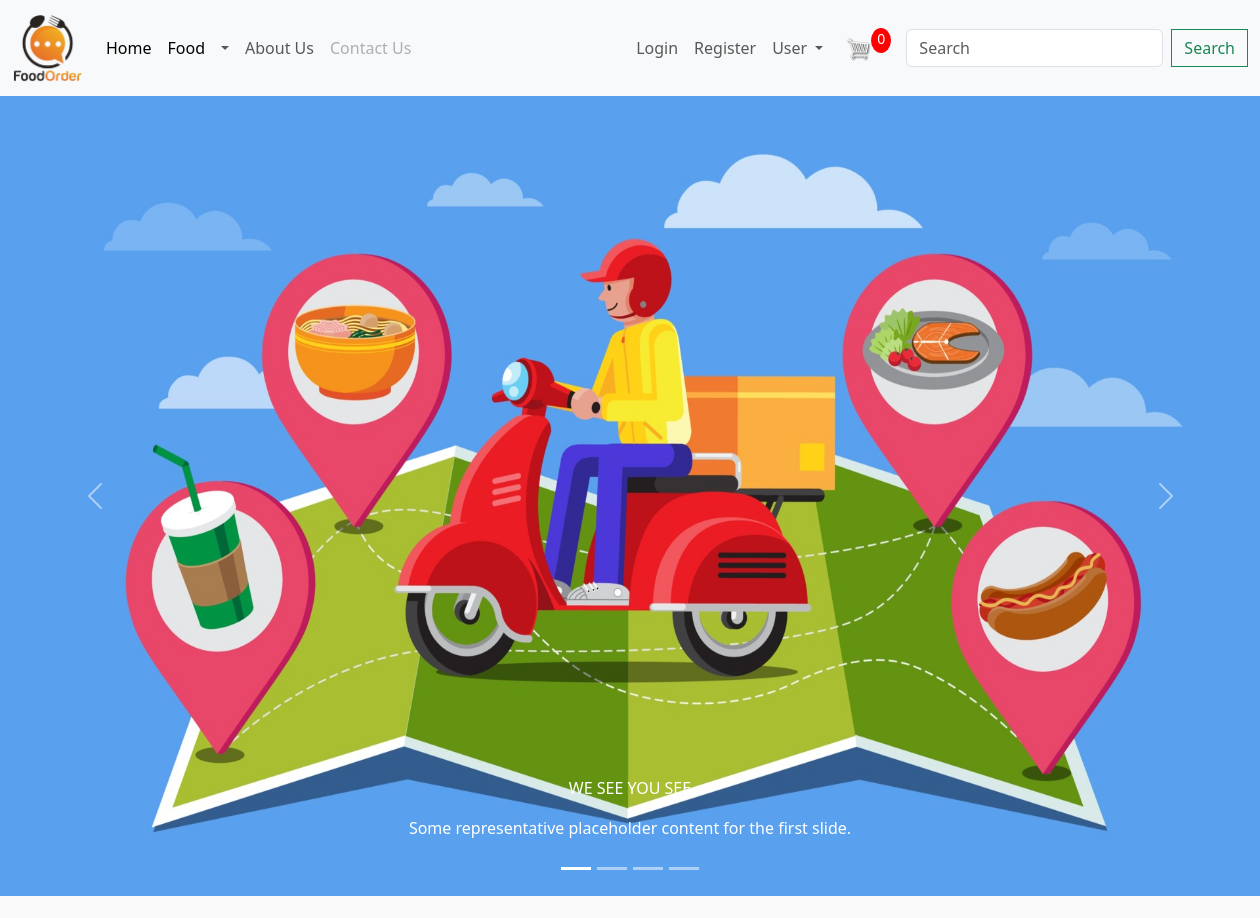
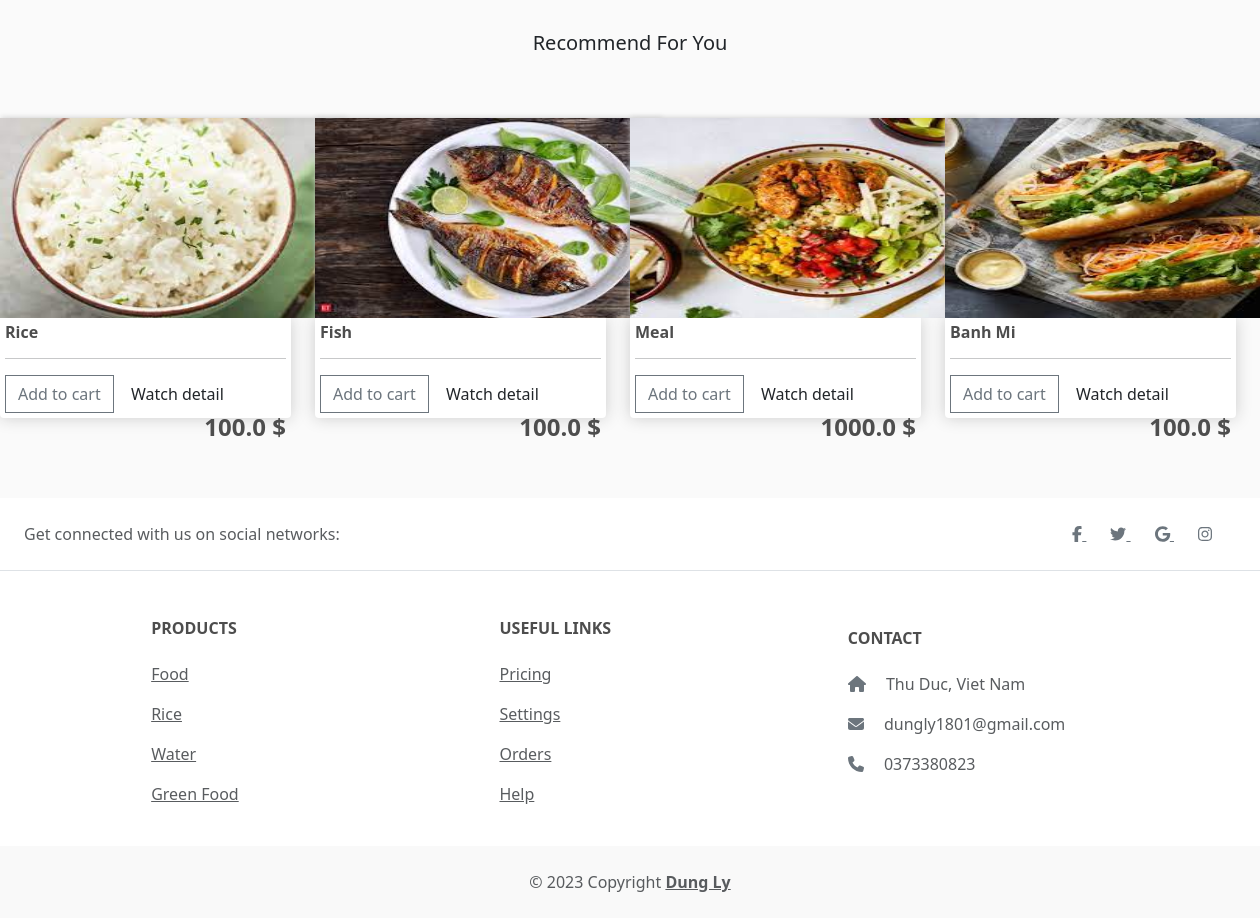
The page / on the database its author committed (2 pictures, top to bottom).
### app/models.py (models this page shows, shortened)
class Product(models.Model):
    name = models.CharField(max_length=200,null=True)
    price = models. FloatField()
    digital = models.BooleanField(default=False, null=True,blank=False)
    category = models.ManyToManyField(Category, related_name='product')
    image = models.ImageField(null=True, blank=True)
    detail = models.TextField(null=True, blank=True)
    @property
    def ImageURL(self):
        try:
            url = self.image.url
        except:
            url = ''
        return url

### app/views.py (the view)
# urls.py: 2. Add a URL to urlpatterns:  path('', views.home, name='home')
def home(request):
    if request.user.is_authenticated:
        customer = request.user
        order, created = Order.objects.get_or_create(customer = customer, complete = False)
        items = order.orderitem_set.all()
        cartItems = order.get_cart_items
        user_not_login = "hidden"
        user_login = "show"
    else:
        items = []
        order = {'get_cart_items':0, 'get_cart_total':0}
        cartItems = order['get_cart_items']
        user_not_login = "show"
        user_login = "hidden"
    categories = Category.objects.filter(is_sub=False)
    products = Product.objects.all()
    context={'categories':categories, 'products': products, 'cartItems': cartItems, 'user_not_login':user_not_login,'user_login':user_login }
    return render(request,'app/home.html', context)

### app/templates/app/home.html (shortened to what this page needs)
{% extends 'app/base.html' %}
{% load static %}
{% block banner_slider %}
<div id="carouselExampleCaptions" class="carousel slide">
    <div class="carousel-indicators">
      <button type="button" data-bs-target="#carouselExampleCaptions" data-bs-slide-to="0" class="active" aria-current="true" aria-label="Slide 1"></button>
      <button type="button" data-bs-target="#carouselExampleCaptions" data-bs-slide-to="1" aria-label="Slide 2"></button>
      <button type="button" data-bs-target="#carouselExampleCaptions" data-bs-slide-to="2" aria-label="Slide 3"></button>
      <button type="button" data-bs-target="#carouselExampleCaptions" data-bs-slide-to="3" aria-label="Slide 4"></button>
    </div>
    <div class="carousel-inner">
      <div class="carousel-item active">
        <img src="{% static 'app/images/banner/b1.jpg' %}" class="d-block w-100" alt="..." height='800'>
        <div class="carousel-caption d-none d-md-block">
          <p>WE SEE YOU SEE</p>
          <p>Some representative placeholder content for the first slide.</p>
        </div>
      </div>
    </div>
    <button class="carousel-control-prev" type="button" data-bs-target="#carouselExampleCaptions" data-bs-slide="prev">
      <span class="carousel-control-prev-icon" aria-hidden="true"></span>
    </button>
    <button class="carousel-control-next" type="button" data-bs-target="#carouselExampleCaptions" data-bs-slide="next">
      <span class="carousel-control-next-icon" aria-hidden="true"></span>
    </button>
  </div>
  {% endblock banner_slider%}
{% block recommendation %}
<div style="font-size: 20px; text-align: center; padding: 50px 50px 50px 50px; "> Recommend For You </div>
<div class="row" style="width:100%;">
  {% for product in products %}
  <div class="col-lg-3">
    <img class="thumbnail" src="{{product.ImageURL}}">
    <div class="box-element product">
      <h6> <strong> {{product.name}}</strong></h6>
      <hr>
      <button data-product={{product.id}} data-action="add" class="btn btn-outline-secondary add-btn update-cart "> Add to cart </button>
      <a class="btn btn-outline-successs" href="{% url 'detail' %}?id={{product.id}}"> Watch detail</a>
      <h4 style="display: inline-block; float: right"><strong>{{product.price}} $</strong></h4>
    </div>
  </div>
  {% endfor %}
</div>
{% endblock recommendation %}
{% block footer %}
<footer class="text-center text-lg-start bg-white text-muted mt-5">
  <section class="d-flex justify-content-center justify-content-lg-between p-4 border-bottom">
    <div class="me-5 d-none d-lg-block">
      <span>Get connected with us on social networks:</span>
    </div>
    <div>
      <a href="" class="me-4 link-secondary">
        <i class="fab fa-facebook-f"></i>
      </a>
      <a href="" class="me-4 link-secondary">
        <i class="fab fa-twitter"></i>
      </a>
      <a href="" class="me-4 link-secondary">
        <i class="fab fa-google"></i>
      </a>
      <a href="" class="me-4 link-secondary">
        <i class="fab fa-instagram"></i>
      </a>
    </div>
  </section>
  <section class="">
    <div class="container text-center text-md-start mt-5">
      <div class="row mt-3">
        <div class="col-md-2 col-lg-2 col-xl-2 mx-auto mb-4">
          <h6 class="text-uppercase fw-bold mb-4">
            Products
          </h6>
          <p>
            <a href="#!" class="text-reset">Food</a>
          </p>
          <p>
            <a href="#!" class="text-reset">Rice</a>
          </p>
          <p>
            <a href="#!" class="text-reset">Water</a>
          </p>
          <p>
            <a href="#!" class="text-reset">Green Food</a>
          </p>
        </div>
        <div class="col-md-3 col-lg-2 col-xl-2 mx-auto mb-4">
          <h6 class="text-uppercase fw-bold mb-4">
            Useful links
          </h6>
          <p>
            <a href="#!" class="text-reset">Pricing</a>
          </p>
          <p>
            <a href="#!" class="text-reset">Settings</a>
          </p>
          <p>
            <a href="#!" class="text-reset">Orders</a>
          </p>
          <p>
            <a href="#!" class="text-reset">Help</a>
          </p>
        </div>
        <div class="col-md-4 col-lg-3 col-xl-3 mx-auto mb-md-0 mb-4">
          <h6 class="text-uppercase fw-bold mb-4">CONTACT</h6>
          <p><i class="fas fa-home me-3 text-secondary"></i> Thu Duc, Viet Nam</p>
          <p>
            <i class="fas fa-envelope me-3 text-secondary"></i>
            dungly1801@gmail.com
          </p>
          <p><i class="fas fa-phone me-3 text-secondary"></i> 0373380823 </p>
        </div>
      </div>
    </div>
  </section>
  <div class="text-center p-4" style="background-color: rgba(0, 0, 0, 0.025);">
    © 2023 Copyright
    <a class="text-reset fw-bold" href="https://www.facebook.com/dungly181">Dung Ly</a>
  </div>
</footer>
{% endblock footer%}

### app/templates/app/base.html (shortened to what this page needs)
{%load static %}
<!DOCTYPE html>
<html>
    <head>
        <link href="https://cdn.jsdelivr.net/npm/bootstrap@5.3.0-alpha3/dist/css/bootstrap.min.css" rel="stylesheet">
        <link href="{%static 'app/css/style.css' %}" rel="stylesheet" />
        <link href="{%static 'app/css/owl.carousel.min.css' %}" rel="stylesheet" />
        <link rel="stylesheet" href="{%static 'app/css/all.min.css' %}"  />
        <link rel="stylesheet" href="{%static 'app/css/main.css' %}"  />
    </head>
    <body>
        <nav class="navbar navbar-expand-lg bg-body-tertiary">
            <div class="container-fluid">
              <a class="navbar-brand" href="{% url 'home' %}">
                <img src=" {%static 'app/images/logo.png'%}" width="70" height="70" />
              </a>
              <div class="collapse navbar-collapse" id="navbarSupportedContent">
                <ul class="navbar-nav me-auto mb-2 mb-lg-0">
                  <li class="nav-item">
                    <a class="nav-link active" aria-current="page" href="{% url 'home' %}">Home</a>
                  </li>
                  <li class="nav-item">
                    <a class="nav-link active" aria-current="page" href="{% url 'food' %}">Food</a>
                  </li>
                  <li class="nav-item dropdown">
                    <a class="nav-link dropdown-toggle" href="#" role="button" data-bs-toggle="dropdown" aria-expanded="false"></a>
                  </li>
                  <li class="nav-item">
                    <a class="nav-link" href="#">About Us</a>
                  </li>
                  <li class="nav-item">
                    <a class="nav-link disabled">Contact Us</a>
                  </li>
                </ul>
                <ul class="navbar-nav  me-right mb-2 mb-lg-0" style="visibility: {{ user_not_login}}">
                  <li class="nav-item">
                    <a class="nav-link" href="{% url 'login' %}">Login</a>
                  </li>
                  <li class="nav-item">
                    <a class="nav-link" href="{% url 'register' %}">Register</a>
                  </li>
                </ul>
                <ul class="navbar-nav  me-right mb-2 mb-lg-0">
                  <li class="nav-item dropdown">
                    <a class="nav-link dropdown-toggle" href="#" role="button" data-bs-toggle="dropdown" aria-expanded="false">
                      User
                    </a>
                  </li>
                </ul>
                <a class="nav-link" href="{% url 'cart'%}"> <img id="cart-icon" src="{% static 'images/cart.png' %}"> </a> <p id="cart-total" style="margin-right: 15px;">{{cartItems}}</p>
                <form class="d-flex" role="search" method="POST" action="{% url 'search' %}" >
                  <input class="form-control me-2" type="search" placeholder="Search" aria-label="Search" name="searched" required>
                  <button class="btn btn-outline-success" type="submit">Search</button>
                </form>
              </div>
            </div>
          </nav>
        {% block banner_slider %} {% endblock banner_slider%}
        {% block recommendation %} {% endblock recommendation %}
        {%block footer %} {%endblock footer%}
    </body>
</html>

### app/static/app/css/main.css (style rules this page uses)
body { background-color: hsl(0, 0%, 98%); }
h1,h2,h3,h4,h5,h6 { color:hsl(0, 0%, 30%); }
.box-element { box-shadow:hsl(0, 0%, 80%) 0 0 16px; background-color: #fff; border-radius: 4px; padding: 5px; }
.thumbnail { width: 350px; height:200px; -webkit-box-shadow: -1px -3px 5px -2px rgba(214,214,214,1); -moz-box-shadow: -1px -3px 5px -2px rgba(214,214,214,1); box-shadow: -1px -3px 5px -2px rgba(214,214,214,1); }
.product { border-radius: 0 0 4px 4px; }
#cart-icon { width:25px; display: inline-block; margin-left: 15px; }
#cart-total { display: block; text-align: center; color:#fff; background-color: red; width: 20px; height: 25px; border-radius: 50%; font-size: 14px; }
.col-lg-3, .col-lg-4, .col-lg-6, .col-lg-8, .col-lg-12 { margin-top: 10px; }
.btn { border-radius: 0; }

### rows shown on the page
Product: ImageURL (picture), name "Rice", price "100.0"
Product: ImageURL (picture), name "Fish", price "100.0"
Product: ImageURL (picture), name "Meal", price "1000.0"
Product: ImageURL (picture), name "Banh Mi", price "100.0"

### other values the page prints
{{ cartItems }} "0"
